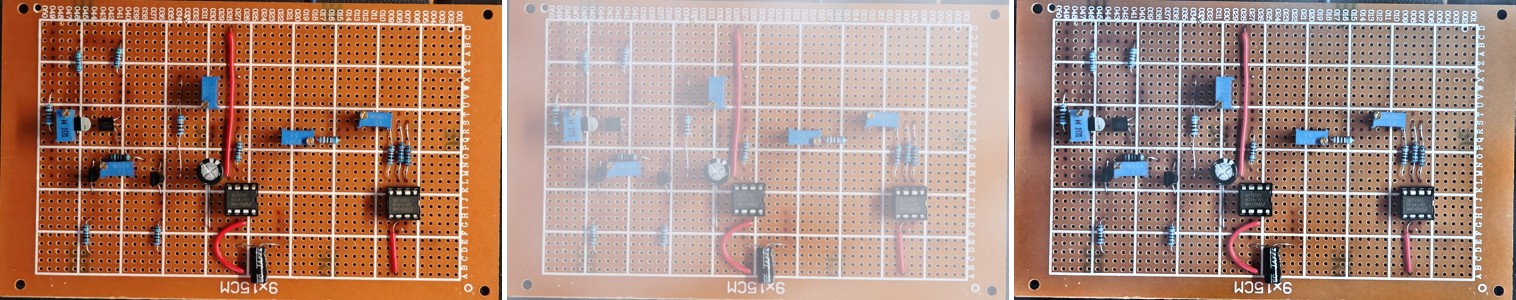
%> input picture projects/adaptive-dehazing/assets/controlled-example.jpg, 1516 x 300 px
$ octave --eval "result = adaptive_dehaze_image(imread('../assets/controlled-example.jpg'));"   (GNU Octave 9; MATLAB toolbox functions it lacks are replaced by stand-ins)
%> lines starting %> are read from the running program, lines starting %| are printed output that depends on the picture
function result = adaptive_dehaze_image(inputImage, options)
%ADAPTIVE_DEHAZE_IMAGE Scene-aware Retinex/DCP image dehazing.
%   RESULT = ADAPTIVE_DEHAZE_IMAGE(I) returns the restored image and the
%   intermediate variables used to explain the algorithm. I can be uint8,
%   uint16, single or double, grayscale or RGB.
%
%   The method has two complementary branches:
%     1) edge-preserving multi-scale Retinex for illumination/detail;
%     2) dark-channel atmospheric inversion for dense haze.
%   A soft sky/smooth-region mask and an automatically estimated haze score
%   control pixel-wise fusion, reducing the common DCP dark-sky artefact.

if nargin < 2, options = struct(); end
cfg = defaultOptions(options);
rgb = normalizeRgb(im2double(inputImage));
gray = rgb2gray(rgb);

[hazeScore, features] = estimateHaze(rgb, gray, cfg);
skyConfidence = estimateSkyConfidence(rgb, gray, cfg);
[retinexImage, illumination] = retinexBranch(rgb, hazeScore, cfg);
[dcpImage, darkChannel, transmissionRaw, transmission, atmosphere] = ...
    dcpBranch(rgb, hazeScore, cfg);

% Dense haze and textured non-sky regions benefit more from DCP. Smooth,
% bright upper regions are protected by the Retinex branch.
gradientMap = imgradient(gray, 'sobel');
edgeConfidence = robustNormalize(gradientMap, 5, 95);
globalDcpWeight = 0.18 + 0.52 * hazeScore;
fusionWeight = globalDcpWeight .* (1 - 0.78 * skyConfidence) .* ...
    (0.78 + 0.22 * edgeConfidence);
fusionWeight = guidedSmooth(fusionWeight, gray, cfg.fusionRadius, 0.01);
fusionWeight = min(max(fusionWeight, 0.05), 0.78);

fused = retinexImage .* (1 - fusionWeight) + dcpImage .* fusionWeight;
restorationStrength = 0.52 + 0.38 * hazeScore;
restored = rgb .* (1 - restorationStrength) + fused .* restorationStrength;
restored = restrainedLocalContrast(restored, hazeScore, cfg);
restored = softGrayWorld(restored, 0.15 + 0.30 * hazeScore);
restored = min(max(restored, 0), 1);

skyRatio = mean(skyConfidence(:) > 0.45);
if skyRatio > 0.12
    sceneType = '室外/天空场景';
elseif features.meanBrightness < 0.34
    sceneType = '低照度场景';
else
    sceneType = '一般场景';
end

result.input = rgb;
result.final = restored;
result.retinex = retinexImage;
result.dcp = dcpImage;
result.hazeScore = hazeScore;
result.hazeLevel = hazeLabel(hazeScore);
result.sceneType = sceneType;
result.features = features;
result.darkChannel = darkChannel;
result.transmissionRaw = transmissionRaw;
result.transmission = transmission;
result.illumination = illumination;
result.skyConfidence = skyConfidence;
result.fusionWeight = fusionWeight;
result.atmosphericLight = atmosphere;
end

function cfg = defaultOptions(options)
cfg.retinxScales = [0.025 0.09 0.24];
cfg.retinexWeights = [0.25 0.50 0.25];
cfg.guidedRadius = 8;
cfg.fusionRadius = 10;
cfg.epsilon = 1e-6;
cfg.clipLimit = 0.006;
names = fieldnames(options);
for i = 1:numel(names)
    cfg.(names{i}) = options.(names{i});
end
end

function rgb = normalizeRgb(image)
if ismatrix(image)
    rgb = repmat(image, 1, 1, 3);
elseif size(image, 3) >= 3
    rgb = image(:, :, 1:3);
else
    error('adaptive_dehaze_image:UnsupportedImage', '不支持该图像通道数。');
end
rgb(~isfinite(rgb)) = 0;
rgb = min(max(rgb, 0), 1);
end

function [score, f] = estimateHaze(rgb, gray, cfg)
dark = localDarkChannel(rgb, cfg);
hsvImage = rgb2hsv(rgb);
f.luminanceSpread = prctile(gray(:), 95) - prctile(gray(:), 5);
f.meanDarkChannel = mean(dark(:));
f.meanSaturation = mean(hsvImage(:, :, 2), 'all');
f.meanBrightness = mean(gray(:));
contrastCue = min(max((0.58 - f.luminanceSpread) / 0.48, 0), 1);
darkCue = min(max((f.meanDarkChannel - 0.08) / 0.55, 0), 1);
desaturationCue = min(max((0.48 - f.meanSaturation) / 0.42, 0), 1);
score = 0.46 * contrastCue + 0.37 * darkCue + 0.17 * desaturationCue;
score = min(max(score, 0), 1);
end

function label = hazeLabel(score)
if score < 0.34
    label = '轻雾';
elseif score < 0.67
    label = '中雾';
else
    label = '浓雾';
end
end

function dark = localDarkChannel(rgb, cfg)
patch = max(7, min(25, 2 * floor(min(size(rgb, 1), size(rgb, 2)) / 90) + 1));
dark = imerode(min(rgb, [], 3), strel('square', patch));
if nargin > 1 && isfield(cfg, 'darkPatchSize')
    patch = max(3, 2 * floor(cfg.darkPatchSize / 2) + 1);
    dark = imerode(min(rgb, [], 3), strel('square', patch));
end
end

function sky = estimateSkyConfidence(rgb, gray, cfg)
[height, width, ~] = size(rgb);
hsvImage = rgb2hsv(rgb);
saturation = hsvImage(:, :, 2);
brightness = hsvImage(:, :, 3);
gradientMap = imgradient(gray, 'sobel');
gradientScale = prctile(gradientMap(:), 80) + cfg.epsilon;
smoothness = exp(-gradientMap / gradientScale);
[y, ~] = ndgrid(linspace(0, 1, height), 1:width);
upperPrior = max(0, 1 - y / 0.72) .^ 0.7;
brightCue = min(max((brightness - 0.42) / 0.40, 0), 1);
lowSaturationCue = min(max((0.38 - saturation) / 0.32, 0), 1);
blueCue = min(max((rgb(:, :, 3) - rgb(:, :, 1) + 0.08) / 0.22, 0), 1);
sky = upperPrior .* smoothness .* brightCue .* ...
    (0.65 * lowSaturationCue + 0.35 * blueCue);
sky = imgaussfilt(sky, max(1, round(min(height, width) / 180)), ...
    'Padding', 'replicate');
sky = min(max(sky, 0), 1);
end

function [output, illumination] = retinexBranch(rgb, hazeScore, cfg)
hsvImage = rgb2hsv(rgb);
value = hsvImage(:, :, 3);
responseFine = zeros(size(value));
responseGuided = zeros(size(value));
illumination = zeros(size(value));
for i = 1:numel(cfg.retinxScales)
    sigma = max(1, round(min(size(value)) * cfg.retinxScales(i)));
    base = imgaussfilt(value, sigma, 'Padding', 'replicate');
    smoothBase = guidedSmooth(base, value, cfg.guidedRadius, 0.008);
    responseFine = responseFine + cfg.retinexWeights(i) .* ...
        (log(value + cfg.epsilon) - log(base + cfg.epsilon));
    responseGuided = responseGuided + cfg.retinexWeights(i) .* ...
        (log(value + cfg.epsilon) - log(smoothBase + cfg.epsilon));
    illumination = illumination + cfg.retinexWeights(i) .* smoothBase;
end
response = 0.78 * responseFine + 0.22 * responseGuided;
newValue = robustNormalize(response, 1, 99);
local = adapthisteq(newValue, 'NumTiles', [8 8], ...
    'ClipLimit', min(0.012, cfg.clipLimit * (0.75 + 0.55 * hazeScore)));
newValue = (0.88 - 0.10 * hazeScore) * newValue + ...
    (0.12 + 0.10 * hazeScore) * local;
detail = newValue - imgaussfilt(newValue, 1.0, 'Padding', 'replicate');
detail = sign(detail) .* max(abs(detail) - 0.012, 0);
newValue = min(max(newValue + 0.22 * detail, 0), 1);
hsvImage(:, :, 2) = min(hsvImage(:, :, 2) .* ...
    (1 + 0.14 * hazeScore .* (1 - hsvImage(:, :, 2))), 0.96);
hsvImage(:, :, 3) = newValue;
output = hsv2rgb(hsvImage);
output = min(max(output, 0), 1);
end

function [output, dark, rawTransmission, transmission, atmosphere] = ...
        dcpBranch(rgb, hazeScore, cfg)
dark = localDarkChannel(rgb, cfg);
[~, order] = sort(dark(:), 'descend');
topCount = max(1, round(0.001 * numel(dark)));
pixels = reshape(rgb, [], 3);
candidates = pixels(order(1:topCount), :);
[~, index] = max(sum(candidates, 2));
atmosphere = min(max(candidates(index, :), 0.55), 0.98);
normalized = rgb ./ reshape(max(atmosphere, cfg.epsilon), 1, 1, 3);
omega = 0.84 + 0.10 * hazeScore;
rawTransmission = 1 - omega * localDarkChannel(normalized, cfg);
transmission = guidedSmooth(rawTransmission, rgb2gray(rgb), ...
    max(12, cfg.guidedRadius * 2), 0.0015);
floorValue = 0.22 - 0.07 * hazeScore;
transmission = min(max(transmission, floorValue), 1);
output = (rgb - reshape(atmosphere, 1, 1, 3)) ./ transmission + ...
    reshape(atmosphere, 1, 1, 3);
output = min(max(output, 0), 1);
end

function output = restrainedLocalContrast(rgb, hazeScore, cfg)
hsvImage = rgb2hsv(rgb);
value = hsvImage(:, :, 3);
local = adapthisteq(value, 'NumTiles', [8 8], ...
    'ClipLimit', min(0.010, cfg.clipLimit * (0.65 + 0.55 * hazeScore)));
strength = 0.05 + 0.10 * hazeScore;
hsvImage(:, :, 3) = (1 - strength) * value + strength * local;
output = hsv2rgb(hsvImage);
end

function output = softGrayWorld(rgb, strength)
channelMean = squeeze(mean(mean(rgb, 1), 2));
target = mean(channelMean);
gain = target ./ max(channelMean, 1e-4);
gain = min(max(gain, 0.88), 1.12);
gain = 1 + strength * (gain - 1);
output = rgb .* reshape(gain, 1, 1, 3);
end

function q = guidedSmooth(input, guide, radius, epsValue)
if exist('imguidedfilter', 'file') == 2
    side = 2 * radius + 1;
    q = imguidedfilter(input, guide, 'NeighborhoodSize', [side side], ...
        'DegreeOfSmoothing', epsValue);
    return;
end
kernel = ones(2 * radius + 1) / (2 * radius + 1)^2;
meanGuide = imfilter(guide, kernel, 'replicate');
meanInput = imfilter(input, kernel, 'replicate');
correlation = imfilter(guide .* input, kernel, 'replicate');
variance = imfilter(guide .* guide, kernel, 'replicate') - meanGuide .^ 2;
covariance = correlation - meanGuide .* meanInput;
a = covariance ./ (variance + epsValue);
b = meanInput - a .* meanGuide;
q = imfilter(a, kernel, 'replicate') .* guide + ...
    imfilter(b, kernel, 'replicate');
end

function value = robustNormalize(image, lowPercent, highPercent)
bounds = prctile(image(:), [lowPercent highPercent]);
if bounds(2) <= bounds(1) + eps
    value = mat2gray(image);
else
    value = (image - bounds(1)) / (bounds(2) - bounds(1));
end
value = min(max(value, 0), 1);
end
%> in localDarkChannel, `dark = imerode(min(rgb, [], 3), strel('square', patch));`:
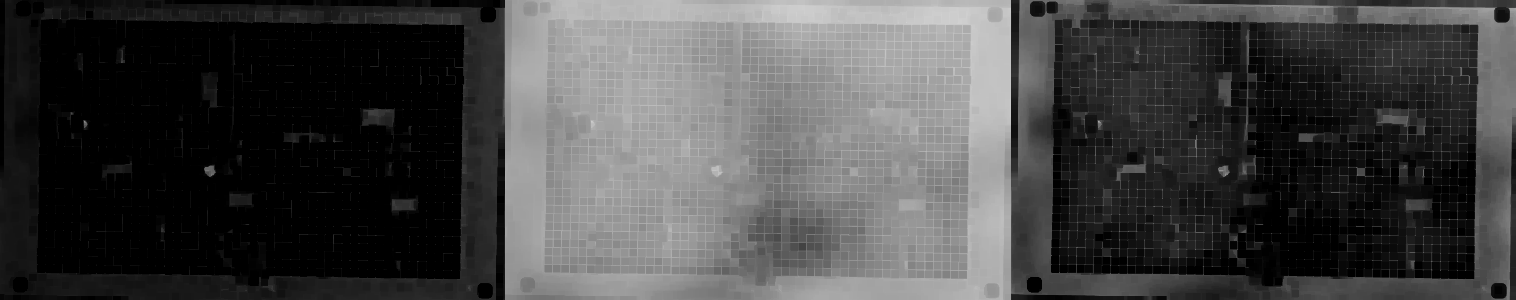
%> dark: size 300x1516 double; min 0, max 0.82, mean 0.27
%> in estimateHaze, `hsvImage = rgb2hsv(rgb);`: hsvImage: size 300x1516x3 double; mean H, S, V 0.241, 0.356, 0.694
%> in estimateHaze, `f.luminanceSpread = prctile(gray(:), 95) - prctile(gray(:), 5);`: f.luminanceSpread = 0.707
%> in estimateHaze, `f.meanDarkChannel = mean(dark(:));`: f.meanDarkChannel = 0.27
%> in estimateHaze, `f.meanSaturation = mean(hsvImage(:, :, 2), 'all');`: f.meanSaturation = 0.356
%> in estimateHaze, `f.meanBrightness = mean(gray(:));`: f.meanBrightness = 0.577
%> in estimateHaze, `contrastCue = min(max((0.58 - f.luminanceSpread) / 0.48, 0), 1);`: contrastCue = 0
%> in estimateHaze, `darkCue = min(max((f.meanDarkChannel - 0.08) / 0.55, 0), 1);`: darkCue = 0.345
%> in estimateHaze, `desaturationCue = min(max((0.48 - f.meanSaturation) / 0.42, 0), 1);`: desaturationCue = 0.296
%> in estimateHaze, `score = 0.46 * contrastCue + 0.37 * darkCue + 0.17 * desaturationCue;`: score = 0.178
%> in adaptive_dehaze_image, `[hazeScore, features] = estimateHaze(rgb, gray, cfg);`: features = {luminanceSpread 0.707, meanDarkChannel 0.27, meanSaturation 0.356, meanBrightness 0.577}
%> in estimateSkyConfidence, `gradientMap = imgradient(gray, 'sobel');`:
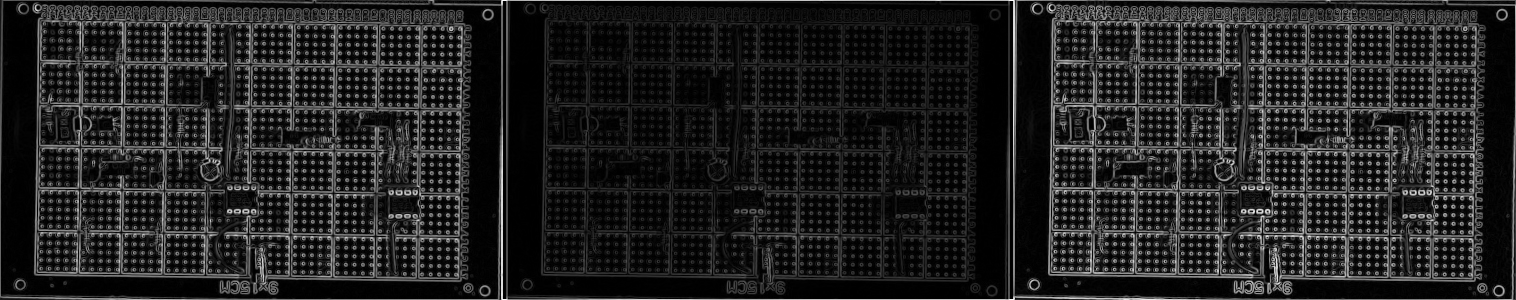
%> gradientMap: size 300x1516 double; min 0, max 4.02, mean 0.539; drawn with min black and max white
%> in estimateSkyConfidence, `gradientScale = prctile(gradientMap(:), 80) + cfg.epsilon;`: gradientScale = 0.99
%> after the loop in retinexBranch, `for i = 1:numel(cfg.retinxScales)`:
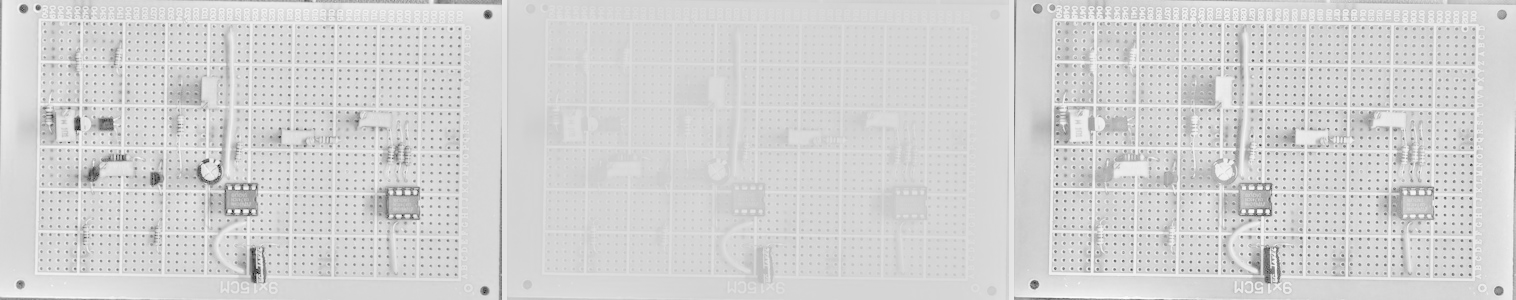
%> responseFine: size 300x1516 double; min -4.29, max 0.851, mean -0.0252; drawn with min black and max white
%> in robustNormalize, `bounds = prctile(image(:), [lowPercent highPercent]);`: bounds = [-1.5 0.512]
%> in retinexBranch, `hsvImage(:, :, 2) = min(hsvImage(:, :, 2) .* (1 + 0.14 * hazeScore .* ..`: hsvImage: size 300x1516x3 double; mean H, S, V 0.241, 0.359, 0.694
%> in retinexBranch, `hsvImage(:, :, 3) = newValue;`: hsvImage: size 300x1516x3 double; mean H, S, V 0.241, 0.359, 0.738
%> in dcpBranch, `candidates = pixels(order(1:topCount), :);`: candidates = 455 rows, first 12: [0.878 0.878 0.91; 0.851 0.851 0.89; 0.886 0.882 0.914; 0.918 0.906 0.933; 0.863 0.843 0.867; 0.843 0.847 0.867; 0.871 0.867 0.89; 0.894 0.894 0.925; 0.871 0.871 0.902; 0.871 0.871 0.902; 0.855 0.851 0.875; 0.847 0.843 0.867]
%> in dcpBranch, `[~, index] = max(sum(candidates, 2));`: index = 184
%> in dcpBranch, `atmosphere = min(max(candidates(index, :), 0.55), 0.98);`: atmosphere = [0.949 0.941 0.961]
%> in dcpBranch, `omega = 0.84 + 0.10 * hazeScore;`: omega = 0.858
%> in dcpBranch, `floorValue = 0.22 - 0.07 * hazeScore;`: floorValue = 0.208
%> in dcpBranch, `output = min(max(output, 0), 1);`:
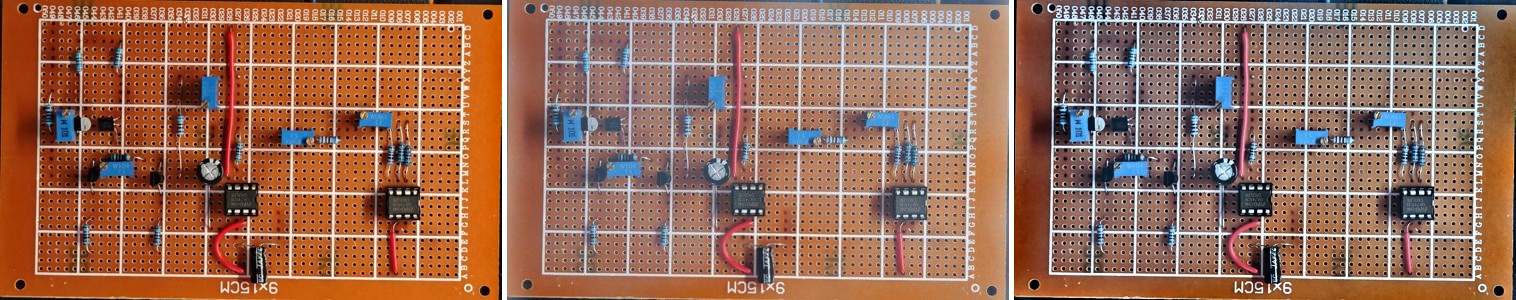
%> output: size 300x1516x3 double; mean R, G, B 0.602, 0.431, 0.353
%> in adaptive_dehaze_image, `[dcpImage, darkChannel, transmissionRaw, transmission, atmosphere] = d..`: atmosphere = [0.949 0.941 0.961]
%> call 2 of robustNormalize, with lowPercent = 5, highPercent = 95
%> in robustNormalize (call 2), `bounds = prctile(image(:), [lowPercent highPercent]);`: bounds = [0.0157 1.98]
%> in robustNormalize (call 2), `value = min(max(value, 0), 1);`:
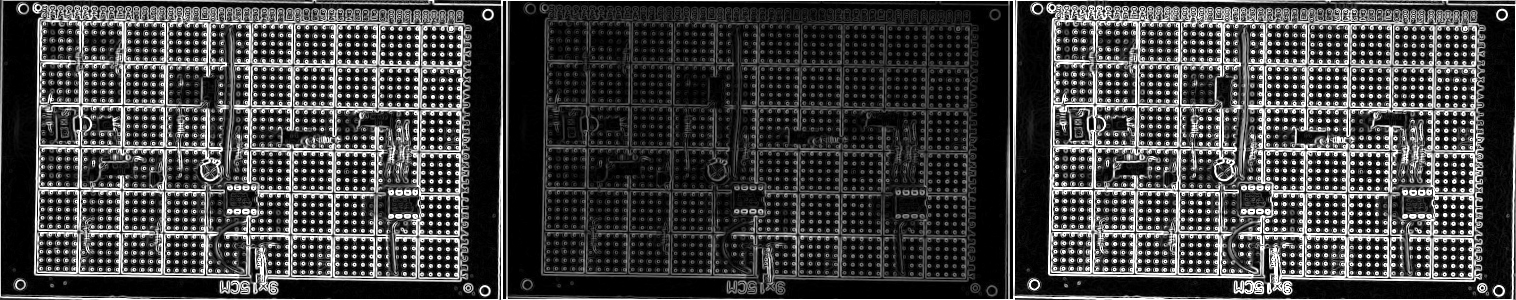
%> value: size 300x1516 double; min 0, max 1, mean 0.257
%> in adaptive_dehaze_image, `globalDcpWeight = 0.18 + 0.52 * hazeScore;`: globalDcpWeight = 0.272
%> call 5 of guidedSmooth, with radius = 10, epsValue = 0.01
%> in guidedSmooth (call 5), `q = imguidedfilter(input, guide, 'NeighborhoodSize', [side side], 'Deg..`:
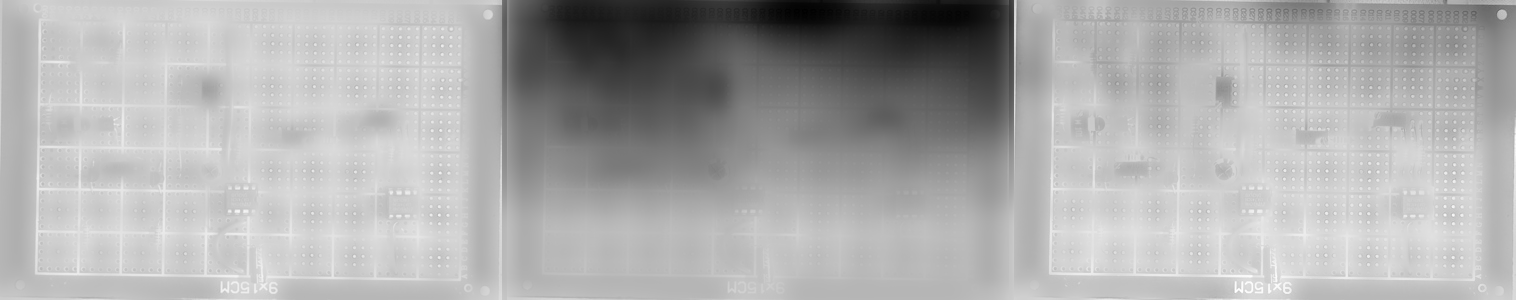
%> q: size 300x1516 double; min 0.114, max 0.26, mean 0.213; drawn with min black and max white
%> in adaptive_dehaze_image, `restorationStrength = 0.52 + 0.38 * hazeScore;`: restorationStrength = 0.588
%> in restrainedLocalContrast, `hsvImage = rgb2hsv(rgb);`: hsvImage: size 300x1516x3 double; mean H, S, V 0.243, 0.368, 0.705
%> in restrainedLocalContrast, `value = hsvImage(:, :, 3);`:
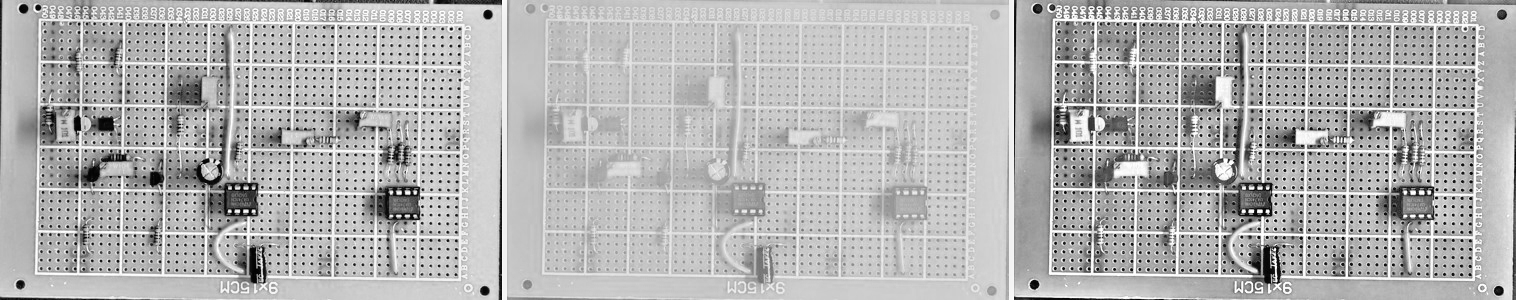
%> value: size 300x1516 double; min 0.00323, max 1, mean 0.705
%> in restrainedLocalContrast, `strength = 0.05 + 0.10 * hazeScore;`: strength = 0.0678
%> in softGrayWorld, `channelMean = squeeze(mean(mean(rgb, 1), 2));`: channelMean = [0.693; 0.541; 0.475]
%> in softGrayWorld, `target = mean(channelMean);`: target = 0.57
%> in softGrayWorld, `gain = target ./ max(channelMean, 1e-4);`: gain = [0.822; 1.05; 1.2]
%> in softGrayWorld, `gain = min(max(gain, 0.88), 1.12);`: gain = [0.88; 1.05; 1.12]
%> in softGrayWorld, `gain = 1 + strength * (gain - 1);`: gain = [0.976; 1.01; 1.02]
%> in adaptive_dehaze_image, `skyRatio = mean(skyConfidence(:) > 0.45);`: skyRatio = 0.0417
%> in adaptive_dehaze_image, `result.hazeScore = hazeScore;`: result.hazeScore = 0.178
%> in adaptive_dehaze_image, `result.hazeLevel = hazeLabel(hazeScore);`: result.hazeLevel = '轻雾'
%> in adaptive_dehaze_image, `result.features = features;`: result.features has the same summary as features
%> in adaptive_dehaze_image, `result.atmosphericLight = atmosphere;`: result.atmosphericLight = [0.949 0.941 0.961]
%> `result = adaptive_dehaze_image(imread('../assets/controlled-example.jp..`: result = {hazeScore 0.178, atmosphericLight [0.949 0.941 0.961]}
